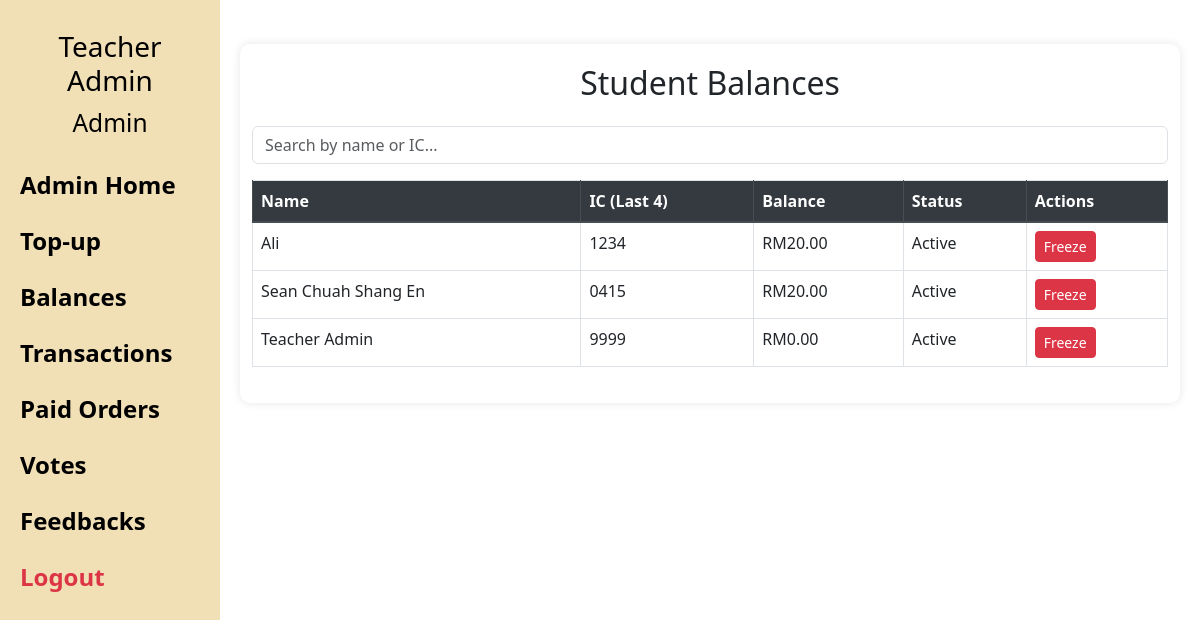
The app's page /student_balances (signed in), older data.
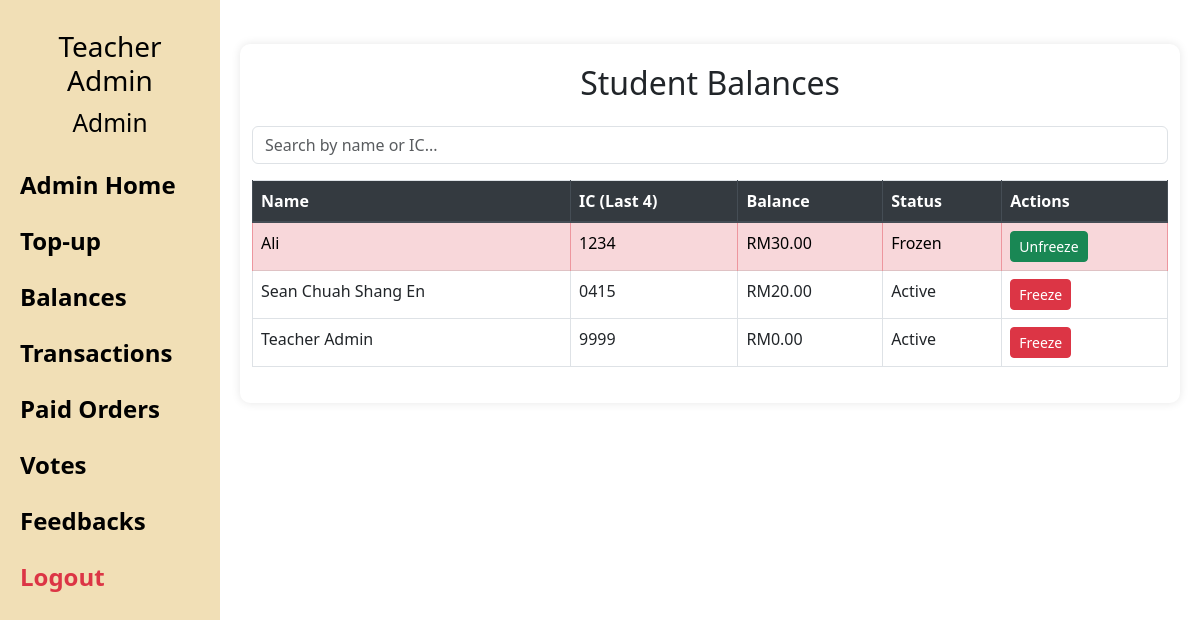
The same page, newer data.
### models.py (models this page shows)
class StudentInfo(db.Model, UserMixin):
    __tablename__ = 'student_info'
    id = db.Column(db.Integer, primary_key=True)
    name = db.Column(db.String(100))
    ic_last4 = db.Column(db.String(4), unique=True)
    pin = db.Column(db.String(4), nullable=False)  # PIN for login
    password = db.Column(db.String(10),)  # Password for admin login
    role = db.Column(db.String(10), default='student')  # 'admin' or 'student'
    balance = db.Column(db.Integer, default=0)
    frozen = db.Column(db.Boolean, default=False)

### app.py (the view)
@app.route('/student_balances')
@login_required
def student_balances():
    if current_user.role != 'admin':
        return redirect(url_for('home'))
    students = StudentInfo.query.order_by(StudentInfo.name).all()
    return render_template('student_balances.html', students=students)

### app.py (called while the page is built)
@app.before_request
def make_session_non_permanent():
    session.permanent = False

@login_manager.user_loader
def load_user(user_id):
    return StudentInfo.query.get(int(user_id))

@app.context_processor
def inject_user():
    return {'user': current_user}

### templates/student_balances.html (shortened to what this page needs)
{% extends "base.html" %}
{% block content %}
<div class="container mt-4">
  <h2 class="mb-4">Student Balances</h2>
  <input type="text" id="search" placeholder="Search by name or IC..." class="form-control mb-3">
  <table class="table table-bordered table-hover">
    <thead class="thead-dark">
      <tr>
        <th>Name</th>
        <th>IC (Last 4)</th>
        <th>Balance</th>
        <th>Status</th>
        <th>Actions</th>
      </tr>
    </thead>
    <tbody>
      {% for s in students %}
      <tr class="{% if s.frozen %}table-danger{% endif %}">
        <td>{{ s.name }}</td>
        <td>{{ s.ic_last4 }}</td>
        <td>RM{{ "%.2f"|format(s.balance) }}</td>
        <td>{{ 'Frozen' if s.frozen else 'Active' }}</td>
        <td>
          <form method="POST" action="{{ url_for('toggle_card_status') }}" class="d-inline">
            <button type="submit" class="btn btn-sm {{ 'btn-success' if s.frozen else 'btn-danger' }}">
              {{ 'Unfreeze' if s.frozen else 'Freeze' }}
            </button>
          </form>
        </td>
      </tr>
      {% endfor %}
    </tbody>
  </table>
</div>
{% endblock %}

Row changes from the older to the newer data that the page shows:
changed StudentInfo "Ali": balance "20.00" → "30.00"; frozen "Active" → "Frozen"; frozen "Freeze" → "Unfreeze"
